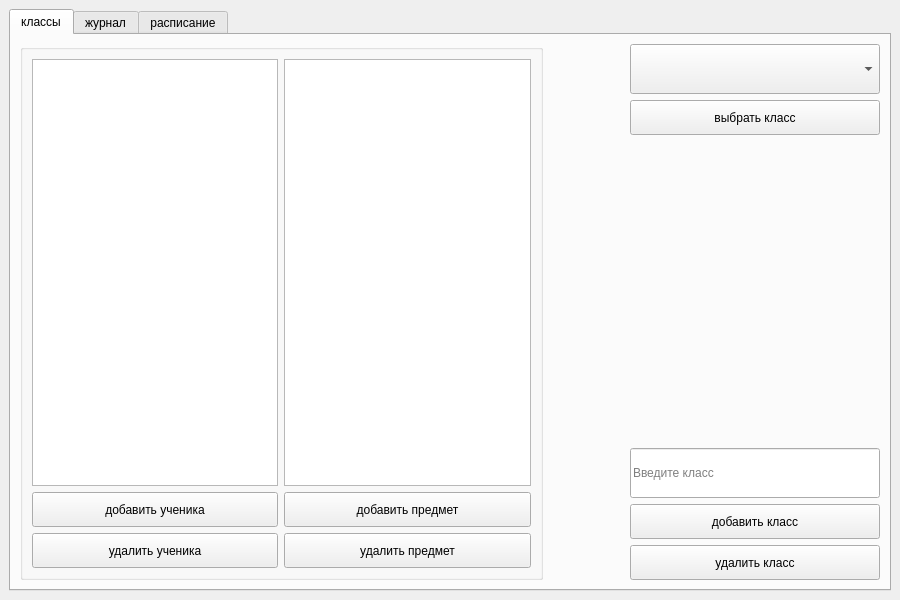
<?xml version="1.0" encoding="UTF-8"?>
<ui version="4.0">
 <class>MainWindow</class>
 <widget class="QMainWindow" name="MainWindow">
  <property name="geometry">
   <rect>
    <x>0</x>
    <y>0</y>
    <width>900</width>
    <height>600</height>
   </rect>
  </property>
  <property name="sizePolicy">
   <sizepolicy hsizetype="Fixed" vsizetype="Fixed">
    <horstretch>0</horstretch>
    <verstretch>0</verstretch>
   </sizepolicy>
  </property>
  <property name="minimumSize">
   <size>
    <width>900</width>
    <height>600</height>
   </size>
  </property>
  <property name="windowTitle">
   <string>Информационная система школы</string>
  </property>
  <property name="styleSheet">
   <string notr="true">QWidget {
    background-color: #f0f0f0;
}

QPushButton {
    background-color: #4682b4;
    border: 1px solid #191970;
    color: white;
    border-radius: 10px;
    padding: 5px;
    font: bold;
    font-size: 14px;
}

QPushButton:hover {
    background-color: #191970;
}

QLabel {
    color: #000000;
    font: bold;
    font-size: 14px;
}

QLineEdit {
    background-color: #ffffff;
    border: 1px solid #4682b4;
    border-radius: 5px;
    padding: 2px;
}

QComboBox {
    background-color: #ffffff;
    border: 1px solid #4682b4;
    border-radius: 5px;
    padding: 2px;
    color: #000000;
}

QComboBox QAbstractItemView {
    background-color: #ffffff;
    border: 1px solid #4682b4;
    selection-background-color: #4682b4;
    selection-color: white;
}

QComboBox::drop-down {
    border-left: 1px solid #4682b4;
    width: 20px;
}

QComboBox::down-arrow {
    image: url(:resources\\images\\triangle.png); 
    width: 12px; 
    height: 12px; 
    margin-top: 4px; 
}

QTabBar::tab {
    background: #1f5e8d; 
    border: 1px solid #191970;
    color: white;
    padding: 5px;
    border-radius: 5px;
}

QTabBar::tab:selected {
    background: #191970;
}

QTableView {
    gridline-color: #4682b4;
    selection-background-color: #f0f0f0;
    selection-color: black;
    background-color: #ffffff; 
}

QHeaderView {
    background-color: #ffffff;
}

QHeaderView::section {
    background-color: #4682b4;
    color: white;
    padding: 4px;
    border: 1px solid #191970;
}
</string>
  </property>
  <widget class="QWidget" name="centralwidget">
   <layout class="QHBoxLayout" name="horizontalLayout">
    <item>
     <widget class="QTabWidget" name="tabWidget">
      <property name="currentIndex">
       <number>0</number>
      </property>
      <widget class="QWidget" name="tab">
       <attribute name="title">
        <string>классы</string>
       </attribute>
       <layout class="QHBoxLayout" name="horizontalLayout_2">
        <item>
         <widget class="QGroupBox" name="groupBox">
          <property name="minimumSize">
           <size>
            <width>500</width>
            <height>0</height>
           </size>
          </property>
          <property name="maximumSize">
           <size>
            <width>1000</width>
            <height>16777215</height>
           </size>
          </property>
          <property name="title">
           <string/>
          </property>
          <layout class="QHBoxLayout" name="horizontalLayout_4">
           <item>
            <layout class="QVBoxLayout" name="verticalLayout_5">
             <item>
              <widget class="QListView" name="listView"/>
             </item>
             <item>
              <widget class="QPushButton" name="pushButton_5">
               <property name="minimumSize">
                <size>
                 <width>0</width>
                 <height>35</height>
                </size>
               </property>
               <property name="text">
                <string>добавить ученика</string>
               </property>
              </widget>
             </item>
             <item>
              <widget class="QPushButton" name="pushButton_4">
               <property name="minimumSize">
                <size>
                 <width>0</width>
                 <height>35</height>
                </size>
               </property>
               <property name="text">
                <string>удалить ученика</string>
               </property>
              </widget>
             </item>
            </layout>
           </item>
           <item>
            <layout class="QVBoxLayout" name="verticalLayout_6">
             <item>
              <widget class="QListView" name="listView_2"/>
             </item>
             <item>
              <widget class="QPushButton" name="pushButton_7">
               <property name="minimumSize">
                <size>
                 <width>0</width>
                 <height>35</height>
                </size>
               </property>
               <property name="text">
                <string>добавить предмет</string>
               </property>
              </widget>
             </item>
             <item>
              <widget class="QPushButton" name="pushButton_6">
               <property name="minimumSize">
                <size>
                 <width>0</width>
                 <height>35</height>
                </size>
               </property>
               <property name="text">
                <string>удалить предмет</string>
               </property>
              </widget>
             </item>
            </layout>
           </item>
          </layout>
         </widget>
        </item>
        <item>
         <spacer name="horizontalSpacer">
          <property name="orientation">
           <enum>Qt::Orientation::Horizontal</enum>
          </property>
          <property name="sizeType">
           <enum>QSizePolicy::Policy::Preferred</enum>
          </property>
          <property name="sizeHint" stdset="0">
           <size>
            <width>100</width>
            <height>20</height>
           </size>
          </property>
         </spacer>
        </item>
        <item>
         <layout class="QVBoxLayout" name="verticalLayout">
          <item>
           <layout class="QVBoxLayout" name="verticalLayout_2">
            <item>
             <widget class="QComboBox" name="comboBox">
              <property name="sizePolicy">
               <sizepolicy hsizetype="Fixed" vsizetype="Fixed">
                <horstretch>0</horstretch>
                <verstretch>0</verstretch>
               </sizepolicy>
              </property>
              <property name="minimumSize">
               <size>
                <width>250</width>
                <height>50</height>
               </size>
              </property>
             </widget>
            </item>
            <item>
             <widget class="QPushButton" name="pushButton">
              <property name="sizePolicy">
               <sizepolicy hsizetype="Fixed" vsizetype="Fixed">
                <horstretch>0</horstretch>
                <verstretch>0</verstretch>
               </sizepolicy>
              </property>
              <property name="minimumSize">
               <size>
                <width>250</width>
                <height>35</height>
               </size>
              </property>
              <property name="maximumSize">
               <size>
                <width>300</width>
                <height>16777215</height>
               </size>
              </property>
              <property name="text">
               <string>выбрать класс</string>
              </property>
             </widget>
            </item>
            <item>
             <spacer name="verticalSpacer">
              <property name="orientation">
               <enum>Qt::Orientation::Vertical</enum>
              </property>
              <property name="sizeHint" stdset="0">
               <size>
                <width>20</width>
                <height>40</height>
               </size>
              </property>
             </spacer>
            </item>
           </layout>
          </item>
          <item>
           <layout class="QVBoxLayout" name="verticalLayout_3">
            <item>
             <widget class="QLineEdit" name="lineEdit">
              <property name="sizePolicy">
               <sizepolicy hsizetype="Fixed" vsizetype="Fixed">
                <horstretch>0</horstretch>
                <verstretch>0</verstretch>
               </sizepolicy>
              </property>
              <property name="minimumSize">
               <size>
                <width>250</width>
                <height>50</height>
               </size>
              </property>
              <property name="placeholderText">
               <string>Введите класс</string>
              </property>
             </widget>
            </item>
            <item>
             <widget class="QPushButton" name="pushButton_2">
              <property name="sizePolicy">
               <sizepolicy hsizetype="Fixed" vsizetype="Fixed">
                <horstretch>0</horstretch>
                <verstretch>0</verstretch>
               </sizepolicy>
              </property>
              <property name="minimumSize">
               <size>
                <width>250</width>
                <height>35</height>
               </size>
              </property>
              <property name="text">
               <string>добавить класс</string>
              </property>
             </widget>
            </item>
            <item>
             <widget class="QPushButton" name="pushButton_3">
              <property name="sizePolicy">
               <sizepolicy hsizetype="Fixed" vsizetype="Fixed">
                <horstretch>0</horstretch>
                <verstretch>0</verstretch>
               </sizepolicy>
              </property>
              <property name="minimumSize">
               <size>
                <width>250</width>
                <height>35</height>
               </size>
              </property>
              <property name="text">
               <string>удалить класс</string>
              </property>
             </widget>
            </item>
           </layout>
          </item>
         </layout>
        </item>
       </layout>
      </widget>
      <widget class="QWidget" name="tab_3">
       <attribute name="title">
        <string>журнал</string>
       </attribute>
       <layout class="QHBoxLayout" name="horizontalLayout_5">
        <item>
         <widget class="QTabWidget" name="tabWidget_2">
          <property name="currentIndex">
           <number>0</number>
          </property>
          <widget class="QWidget" name="tab_4">
           <attribute name="title">
            <string>текущие оценки</string>
           </attribute>
           <layout class="QVBoxLayout" name="verticalLayout_8">
            <item>
             <widget class="QTableView" name="tableView">
              <property name="sizePolicy">
               <sizepolicy hsizetype="Expanding" vsizetype="Expanding">
                <horstretch>0</horstretch>
                <verstretch>0</verstretch>
               </sizepolicy>
              </property>
             </widget>
            </item>
            <item>
             <layout class="QHBoxLayout" name="horizontalLayout_6">
              <item>
               <spacer name="horizontalSpacer_3">
                <property name="orientation">
                 <enum>Qt::Orientation::Horizontal</enum>
                </property>
                <property name="sizeHint" stdset="0">
                 <size>
                  <width>40</width>
                  <height>20</height>
                 </size>
                </property>
               </spacer>
              </item>
              <item>
               <widget class="QComboBox" name="comboBox_4">
                <property name="minimumSize">
                 <size>
                  <width>200</width>
                  <height>35</height>
                 </size>
                </property>
               </widget>
              </item>
              <item>
               <widget class="QPushButton" name="pushButton_9">
                <property name="minimumSize">
                 <size>
                  <width>100</width>
                  <height>35</height>
                 </size>
                </property>
                <property name="text">
                 <string>выбрать</string>
                </property>
               </widget>
              </item>
             </layout>
            </item>
           </layout>
          </widget>
          <widget class="QWidget" name="tab_5">
           <attribute name="title">
            <string>итог</string>
           </attribute>
           <layout class="QHBoxLayout" name="horizontalLayout_7">
            <item>
             <widget class="QTableView" name="tableView_2"/>
            </item>
           </layout>
          </widget>
         </widget>
        </item>
        <item>
         <spacer name="horizontalSpacer_2">
          <property name="orientation">
           <enum>Qt::Orientation::Horizontal</enum>
          </property>
          <property name="sizeType">
           <enum>QSizePolicy::Policy::Maximum</enum>
          </property>
          <property name="sizeHint" stdset="0">
           <size>
            <width>50</width>
            <height>20</height>
           </size>
          </property>
         </spacer>
        </item>
        <item>
         <layout class="QVBoxLayout" name="verticalLayout_7">
          <item>
           <spacer name="verticalSpacer_3">
            <property name="orientation">
             <enum>Qt::Orientation::Vertical</enum>
            </property>
            <property name="sizeType">
             <enum>QSizePolicy::Policy::Fixed</enum>
            </property>
            <property name="sizeHint" stdset="0">
             <size>
              <width>20</width>
              <height>30</height>
             </size>
            </property>
           </spacer>
          </item>
          <item>
           <widget class="QComboBox" name="comboBox_2">
            <property name="minimumSize">
             <size>
              <width>200</width>
              <height>50</height>
             </size>
            </property>
           </widget>
          </item>
          <item>
           <widget class="QComboBox" name="comboBox_3">
            <property name="minimumSize">
             <size>
              <width>200</width>
              <height>50</height>
             </size>
            </property>
           </widget>
          </item>
          <item>
           <widget class="QPushButton" name="pushButton_8">
            <property name="sizePolicy">
             <sizepolicy hsizetype="Minimum" vsizetype="Fixed">
              <horstretch>0</horstretch>
              <verstretch>0</verstretch>
             </sizepolicy>
            </property>
            <property name="minimumSize">
             <size>
              <width>200</width>
              <height>35</height>
             </size>
            </property>
            <property name="maximumSize">
             <size>
              <width>16777215</width>
              <height>35</height>
             </size>
            </property>
            <property name="text">
             <string>выбрать</string>
            </property>
           </widget>
          </item>
          <item>
           <spacer name="verticalSpacer_2">
            <property name="orientation">
             <enum>Qt::Orientation::Vertical</enum>
            </property>
            <property name="sizeHint" stdset="0">
             <size>
              <width>20</width>
              <height>40</height>
             </size>
            </property>
           </spacer>
          </item>
         </layout>
        </item>
       </layout>
      </widget>
      <widget class="QWidget" name="tab_2">
       <attribute name="title">
        <string>расписание</string>
       </attribute>
       <layout class="QHBoxLayout" name="horizontalLayout_8">
        <item>
         <widget class="QTableView" name="tableView_3">
          <property name="sizePolicy">
           <sizepolicy hsizetype="Expanding" vsizetype="Expanding">
            <horstretch>0</horstretch>
            <verstretch>0</verstretch>
           </sizepolicy>
          </property>
         </widget>
        </item>
        <item>
         <spacer name="horizontalSpacer_4">
          <property name="orientation">
           <enum>Qt::Orientation::Horizontal</enum>
          </property>
          <property name="sizeType">
           <enum>QSizePolicy::Policy::Maximum</enum>
          </property>
          <property name="sizeHint" stdset="0">
           <size>
            <width>40</width>
            <height>20</height>
           </size>
          </property>
         </spacer>
        </item>
        <item>
         <layout class="QVBoxLayout" name="verticalLayout_9">
          <item>
           <widget class="QComboBox" name="comboBox_5">
            <property name="minimumSize">
             <size>
              <width>200</width>
              <height>50</height>
             </size>
            </property>
            <property name="maximumSize">
             <size>
              <width>250</width>
              <height>16777215</height>
             </size>
            </property>
           </widget>
          </item>
          <item>
           <widget class="QPushButton" name="pushButton_10">
            <property name="minimumSize">
             <size>
              <width>200</width>
              <height>35</height>
             </size>
            </property>
            <property name="maximumSize">
             <size>
              <width>250</width>
              <height>16777215</height>
             </size>
            </property>
            <property name="text">
             <string>выбрать</string>
            </property>
           </widget>
          </item>
          <item>
           <spacer name="verticalSpacer_4">
            <property name="orientation">
             <enum>Qt::Orientation::Vertical</enum>
            </property>
            <property name="sizeHint" stdset="0">
             <size>
              <width>20</width>
              <height>40</height>
             </size>
            </property>
           </spacer>
          </item>
         </layout>
        </item>
       </layout>
      </widget>
     </widget>
    </item>
   </layout>
  </widget>
 </widget>
 <resources/>
 <connections/>
</ui>
